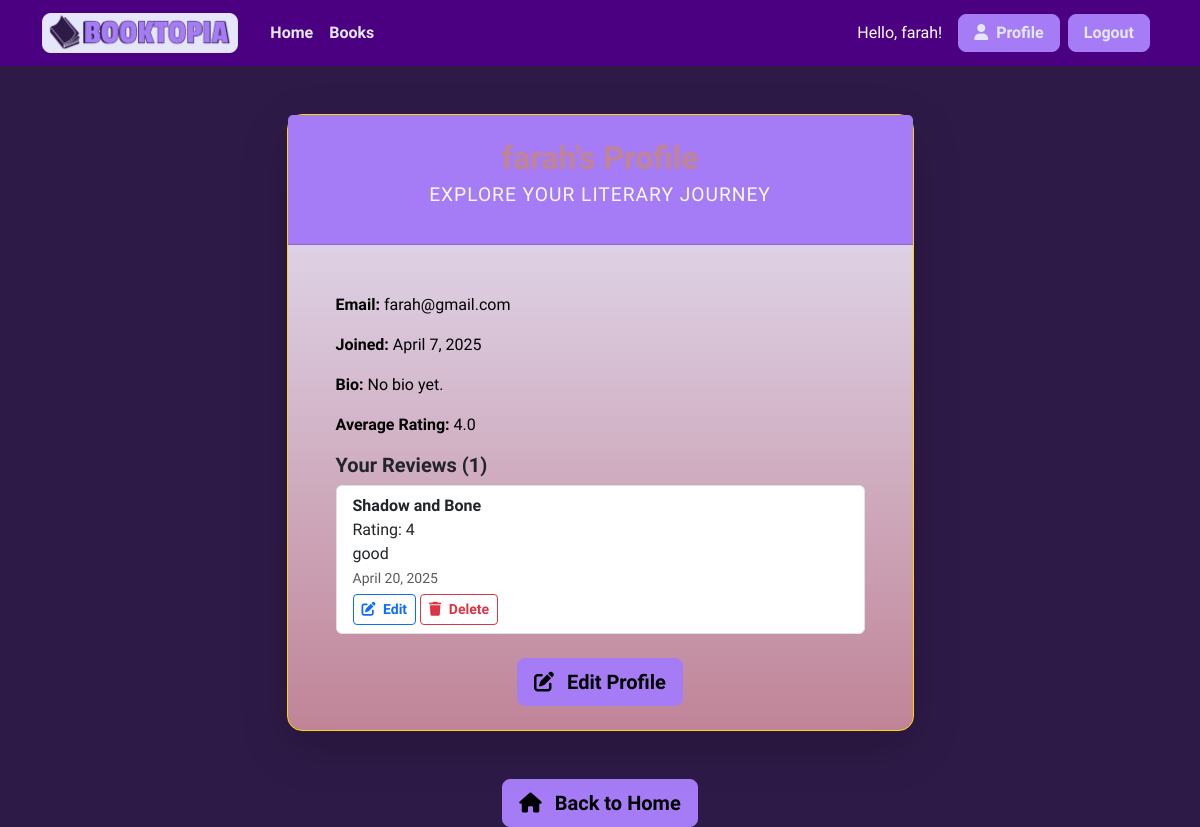
Screenshot of /profile/ (signed in) with the database file from the repository.
### livres/models.py (models this page shows, shortened)
class User(AbstractUser):
    class Role(models.TextChoices):
        ADMIN = 'ADMIN', 'Admin'
        AUTH_USER = 'AUTH_USER', 'Authenticated User'
        VISITOR = 'VISITOR', 'Visitor'
    email = models.EmailField(unique=True)
    role = models.CharField(max_length=20, choices=Role.choices, default=Role.AUTH_USER)
    class Meta:
        verbose_name = 'User'
        verbose_name_plural = 'Users'

class UserProfile(models.Model):
    user = models.OneToOneField(User, on_delete=models.CASCADE)
    bio = models.TextField(blank=True)
    profile_picture = models.ImageField(upload_to='profile_pics/', blank=True, null=True)
    favorite_genres = models.ManyToManyField(UserGenre, blank=True)
    badges = models.JSONField(default=list)
    def average_rating(self):
        return self.user.review_set.aggregate(models.Avg('rating'))['rating__avg']

class Review(models.Model):
    book = models.ForeignKey(Book, on_delete=models.CASCADE, related_name='reviews')
    user = models.ForeignKey(User, on_delete=models.CASCADE)
    rating = models.IntegerField()
    comment = models.TextField(blank=True, null=True)
    created_at = models.DateTimeField(auto_now_add=True)
    class Meta:
        unique_together = ('book', 'user')  # Optional: prevent duplicate reviews by same user

class Book(models.Model):
    FICTION = 'Fiction'
    NON_FICTION = 'Non-Fiction'
    SCI_FI = 'Sci-Fi'
    MYSTERY = 'Mystery'
    FANTASY = 'Fantasy'
    BIOGRAPHY = 'Biography'
    HISTORICAL_FICTION = 'Historical Fiction'
    THRILLER = 'Thriller'
    ROMANCE = 'Romance'
    HORROR = 'Horror'
    ADVENTURE = 'Adventure'
    YOUNG_ADULT = 'Young Adult'
    CHILDRENS = "Children's Fiction"
    POETRY = 'Poetry'
    SELF_HELP = 'Self-Help'
    PHILOSOPHY = 'Philosophy'
    TRUE_CRIME = 'True Crime'
    SCIENCE = 'Science'
    HEALTH_WELLNESS = 'Health & Wellness'
    ART_PHOTOGRAPHY = 'Art & Photography'
    BUSINESS_ECONOMICS = 'Business & Economics'
    COOKING_FOOD = 'Cooking/Food'
    TRAVEL = 'Travel'
    RELIGION_SPIRITUALITY = 'Religion & Spirituality'
    POLITICS = 'Politics'
    PSYCHOLOGY = 'Psychology'
    DRAMA = 'Drama'
    GRAPHIC_NOVELS = 'Graphic Novels/Comics'
    WESTERN = 'Western'
    GENRE_CHOICES = [
        (FICTION, 'Fiction'),
        (NON_FICTION, 'Non-Fiction'),
        (SCI_FI, 'Sci-Fi'),
        (MYSTERY, 'Mystery'),
        (FANTASY, 'Fantasy'),
        (BIOGRAPHY, 'Biography'),
        (HISTORICAL_FICTION, 'Historical Fiction'),
        (THRILLER, 'Thriller'),
        (ROMANCE, 'Romance'),
        (HORROR, 'Horror'),
        (ADVENTURE, 'Adventure'),
        (YOUNG_ADULT, 'Young Adult'),
        (CHILDRENS, "Children's Fiction"),
        (POETRY, 'Poetry'),
        (SELF_HELP, 'Self-Help'),
        (PHILOSOPHY, 'Philosophy'),
        (TRUE_CRIME, 'True Crime'),
        (SCIENCE, 'Science'),
        (HEALTH_WELLNESS, 'Health & Wellness'),
        (ART_PHOTOGRAPHY, 'Art & Photography'),
        (BUSINESS_ECONOMICS, 'Business & Economics'),
        (COOKING_FOOD, 'Cooking/Food'),
        (TRAVEL, 'Travel'),
        (RELIGION_SPIRITUALITY, 'Religion & Spirituality'),
        (POLITICS, 'Politics'),
        (PSYCHOLOGY, 'Psychology'),
        (DRAMA, 'Drama'),
        (GRAPHIC_NOVELS, 'Graphic Novels/Comics'),
        (WESTERN, 'Western'),
    ]
    title = models.CharField(max_length=200, unique=True)
    author = models.CharField(max_length=200)
    description = models.TextField()
    genre = models.CharField(max_length=50, choices=GENRE_CHOICES)
    published_date = models.DateField()
    isbn = models.CharField(max_length=13, unique=True, blank=True, null=True)  # Optional, but useful for tracking
    cover_image = models.ImageField(upload_to='book_covers/', blank=True, null=True)
    average_rating = models.FloatField(default=0)
    created_at = models.DateTimeField(auto_now_add=True)
    added_by = models.ForeignKey(
        User,  # References your custom User model
        on_delete=models.SET_NULL,
        null=True,
        blank=True
    )

### livres/views.py (the view)
# urls.py: path('profile/', views.profile_view, name='profile'),
@login_required
def profile_view(request):
    user = request.user
    profile = user.userprofile  # via OneToOneField
    reviews = Review.objects.filter(user=user).select_related('book')
    return render(request, 'profile.html', {
        'profile': profile,
        'reviews': reviews,
    })

### livres/templates/profile.html (shortened to what this page needs)
{% extends 'base.html' %}
{% load static %}
{% block content %}
<div class="container mt-5">
    <div class="row justify-content-center">
        <div class="col-md-8 col-lg-7">
            <div class="card shadow-lg book-card">
                <div class="card-header text-center py-4" style="background-color: var(--navbar-color);">
                    <h2 class="text-white mb-1">{{ user.username }}'s Profile</h2>
                    <p class="mini-subtitle1 text-light">Explore your literary journey</p>
                </div>
                <div class="card-body px-5 py-4">
                    <p><strong>Email:</strong> {{ user.email }}</p>
                    <p><strong>Joined:</strong> {{ user.date_joined|date:"F j, Y" }}</p>
                    {% if profile.bio %}
                    <p><strong>Bio:</strong> {{ profile.bio }}</p>
                    {% endif %}
                    {% if profile.average_rating %}
                    <p><strong>Average Rating:</strong> {{ profile.average_rating }}</p>
                    {% endif %}
                    <h5 class="text-dark">Your Reviews ({{ reviews|length }})</h5>
                    {% if reviews %}
                    <ul class="list-group">
                        {% for review in reviews %}
                        <li class="list-group-item">
                            <strong>{{ review.book.title }}</strong><br>
                            Rating: {{ review.rating }}<br>
                            {{ review.comment }}<br>
                            <small class="text-muted">{{ review.created_at|date:"F j, Y" }}</small><br>
                            <a href="{% url 'edit_review' review.id %}" class="btn btn-sm btn-outline-primary mt-1">
                                <i class="fas fa-edit me-1"></i> Edit
                            </a>
                            <a href="{% url 'delete_review' review.id %}" class="btn btn-sm btn-outline-danger mt-1"
                                onclick="return confirm('Are you sure you want to delete this review?');">
                                <i class="fas fa-trash me-1"></i> Delete
                            </a>
                        </li>
                        {% endfor %}
                    </ul>
                    {% else %}
                    <p>You haven't reviewed any books yet.</p>
                    {% endif %}
                    <div class="text-center mt-4">
                        <a href="{% url 'edit_profile' %}" class="btn btn-primary btn-lg">
                            <i class="fas fa-edit me-2"></i> Edit Profile
                        </a>
                    </div>
                </div>
            </div>
        </div>
    </div>
    <div class="text-center mt-5">
        <a href="{% url 'home' %}" class="btn btn-primary btn-lg">
            <i class="fas fa-home me-2"></i> Back to Home
        </a>
    </div>
</div>
{% endblock %}

### livres/templates/base.html (shortened to what this page needs)
<!DOCTYPE html>
<html lang="en">
<head>
    {% load static %}
    <link href="https://cdn.jsdelivr.net/npm/bootstrap@5.3.0/dist/css/bootstrap.min.css" rel="stylesheet">
    <link rel="stylesheet" href="{% static 'css/styles.css' %}">
    <link href="https://cdnjs.cloudflare.com/ajax/libs/font-awesome/6.0.0-beta3/css/all.min.css" rel="stylesheet">
</head>
<body>
    <nav class="navbar navbar-expand-lg">
        <div class="container">
            <a class="navbar-brand d-flex align-items-center" href="{% url 'home' %}">
                <img src="{% static 'images/booktopia-high-resolution-logo(1)(1).png' %}" alt="Catalogue Logo" height="40" class="me-2">
            </a>
            <div class="collapse navbar-collapse" id="navbarNav">
                <ul class="navbar-nav me-auto">
                    <li class="nav-item"><a class="nav-link" href="{% url 'home' %}">Home</a></li>
                    <li class="nav-item"><a class="nav-link" href="{% url 'book_list' %}">Books</a></li>
                </ul>
                <div class="ms-auto d-flex align-items-center">
                    {% if user.is_authenticated %}
                    <span class="text-white me-3">Hello, {{ user.username }}!</span>
                    <a href="{% url 'profile' %}" class="btn btn-primary me-2">
                        <i class="fas fa-user me-1"></i> Profile
                    </a>
                    <a href="{% url 'logout' %}" class="btn btn-primary me-2">Logout</a>
                    {% else %}
                    <a href="{% url 'login' %}" class="btn btn-primary me-2">Login</a>
                    <a href="{% url 'register' %}" class="btn btn-primary me-2">Register</a>
                    {% endif %}
                </div>
            </div>
        </div>
    </nav>
    <div class="container mt-4">
        {% block content %}{% endblock %}
    </div>
</body>
</html>

### static/css/styles.css (style rules this page uses)
:root { --primary-color: #2E1A47; --secondary-color: #A57CF5; --accent-color: #FFD700; --navbar-color: #4B0082; --light-section: #E6E6FA; --text-color: #000000; --soft-pink: #FFC9D4; --warm-pink: #C08497; }
body { background-color: var(--primary-color); color: var(--text-color); font-family: 'Quicksand', sans-serif; font-weight: 400; }
.navbar { background-color: var(--navbar-color) !important; }
.navbar a, .navbar-brand { font-family: 'Quicksand', sans-serif; font-weight: 600; color: #E6E6FA !important; }
.navbar .navbar-brand, .navbar .nav-link { font-family: 'Quicksand', sans-serif; font-weight: 600; color: #E6E6FA !important; }
.navbar .btn-primary { background-color: var(--secondary-color); border-color: var(--secondary-color); font-weight: bold; padding: 6px 15px; border-radius: 8px; color: white; }
.btn { font-family: 'Quicksand', sans-serif; font-weight: 600; }
.btn-primary { background-color: var(--secondary-color) !important; border-color: var(--secondary-color) !important; color: var(--text-color) !important; }
.card { background: linear-gradient(to bottom, #E6E6FA, #FFC4D4) !important; color: var(--text-color); border: 1px solid var(--accent-color); box-shadow: 2px 2px 10px rgba(0, 0, 0, 0.2); }
.card h1, .card h2 { color: var(--warm-pink) !important; font-weight: bold; }
.card-header { background-color: var(--secondary-color) !important; color: var(--text-color); }
h1, h2, h3, h4, h5, h6 { color: #FFFFFF !important; font-family: 'Quicksand', sans-serif; font-weight: 600; }
.mini-subtitle1 { color: var(--soft-pink); font-size: 1.2rem; font-weight: 500; text-transform: uppercase; letter-spacing: 1px; text-align: center; margin-bottom: 10px; }
.book-card { background: linear-gradient(to bottom, var(--light-section), var(--warm-pink)) !important; color: var(--text-color); border: 1px solid var(--accent-color); border-radius: 15px; box-shadow: 0px 5px 15px rgba(0, 0, 0, 0.1); transition: transform 0.3s ease, box-shadow 0.3s ease; }

### rows the page displays
User: username "farah", email "farah@gmail.com", date_joined "April 7, 2025"
UserProfile: bio "No bio yet.", average_rating "4.0"
Review: book "Shadow and Bone", rating "4", comment "good", created_at "April 20, 2025"

### other values shown
{{ reviews|length }} "1"
